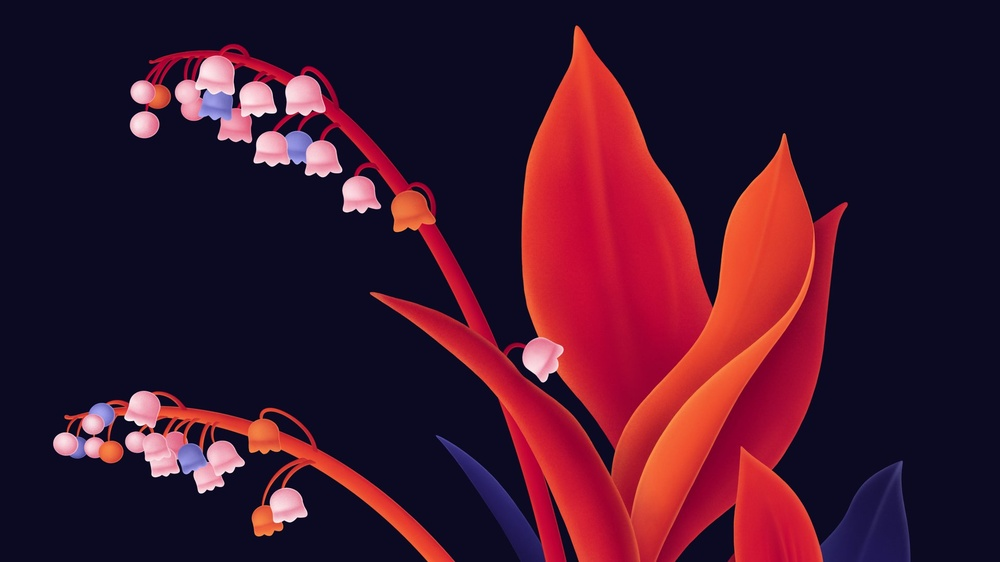
#> input picture heavy2.jpg, 1000 x 562 px, shrunk from 1920 x 1080 before the run
$ python -i greyscale_formulae_timeCompare.py   (imports and definitions only)
#> lines starting #> are read from the running program, lines starting #| are printed output that depends on the picture; after the words box and inside, x2 and y2 are one past the last pixel; in counts of white or black regions, pixels touching at a corner belong together
"""Converts colored images to greyscale using the method selected by the user.
Install dependencies:
  pip install pillow docopt

Usage:
  greyscale.py <image_file>
  greyscale.py -h | --help

Arguments:
  <in_path>   Input directory

Options:
  -h, --help  Show this help screen.
"""
import docopt
from PIL import Image
import sys
import numpy as np
import os
import time
import matplotlib.pyplot as plt


def linear(rgb_img):
    """
    Convert *linear* RGB values to *linear* grayscale values using

    Y = 0.2126*R + 0.7152*G + 0.0722*B

    """
    red = rgb_img[:, :, 0]
    green = rgb_img[:, :, 1]
    blue = rgb_img[:, :, 2]

    gray_img = (
            0.2126 * red
            + 0.7152 * green
            + 0.0722 * blue)

    return gray_img


def linear_approx(rgb_img):
    """
    Convert *linear* RGB values to *linear* grayscale values.

    Y = 0.299*R + 0.587*G + 0.114*B

    """
    red = rgb_img[:, :, 0]
    green = rgb_img[:, :, 1]
    blue = rgb_img[:, :, 2]

    gray_img = (
            0.299 * red
            + 0.587 * green
            + 0.114 * blue)

    return gray_img


def gamma_decompress(img):
    """
    Make pixel values perceptually linear.
    """
    img_lin = ((img + 0.055) / 1.055) ** 2.4
    i_low = np.where(img <= .04045)
    img_lin[i_low] = img[i_low] / 12.92
    return img_lin


def gamma_compress(img_lin):
    """
    Make pixel values display-ready.
    """
    img = 1.055 * img_lin ** (1 / 2.4) - 0.055
    i_low = np.where(img_lin <= .0031308)
    img[i_low] = 12.92 * img_lin[i_low]
    return img


def gamma_decomp(rgb_img):
    """
    rgb_img is a 3-dimensional Numpy array of type float with
    values ranging between 0 and 1.
    Dimension 0 represents image rows, left to right.
    Dimension 1 represents image columns top to bottom.
    Dimension 2 has a size of 3 and
    represents color channels, red, green, and blue.
    Returns a gray_img 2-dimensional Numpy array of type float.
    Values range between 0 and 1.
    """
    return gamma_compress(linear(gamma_decompress(rgb_img)))


def main(image_file):

#> called with image_file = 'heavy2.jpg'
    x = []  # number of files
    y = []  # time taken to process number if files in x

    # dividing by 255 to get values between 0 and 1
    color_img = np.asarray(Image.open(image_file)) / 255
    # since we have divided by 255, we'll multiply by 255 later to get back same values
    name, ext = os.path.splitext(image_file)

    start_time = time.time()
    grey1 = Image.fromarray(linear(color_img) * 255)
#> in linear, `red = rgb_img[:, :, 0]`:
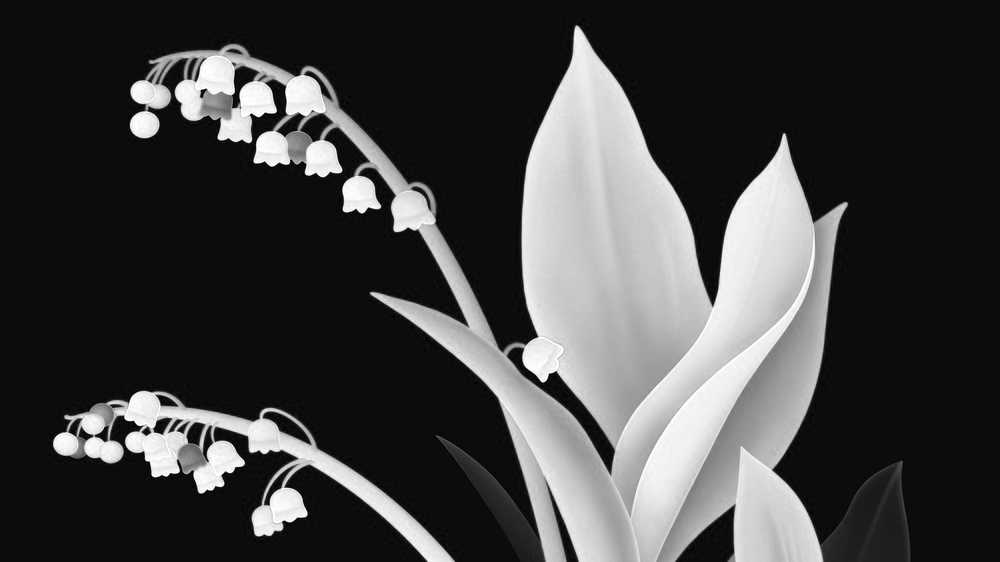
#> red: shape (562, 1000) float64; min 0, max 1, mean 0.257
#> in linear, `blue = rgb_img[:, :, 2]`:
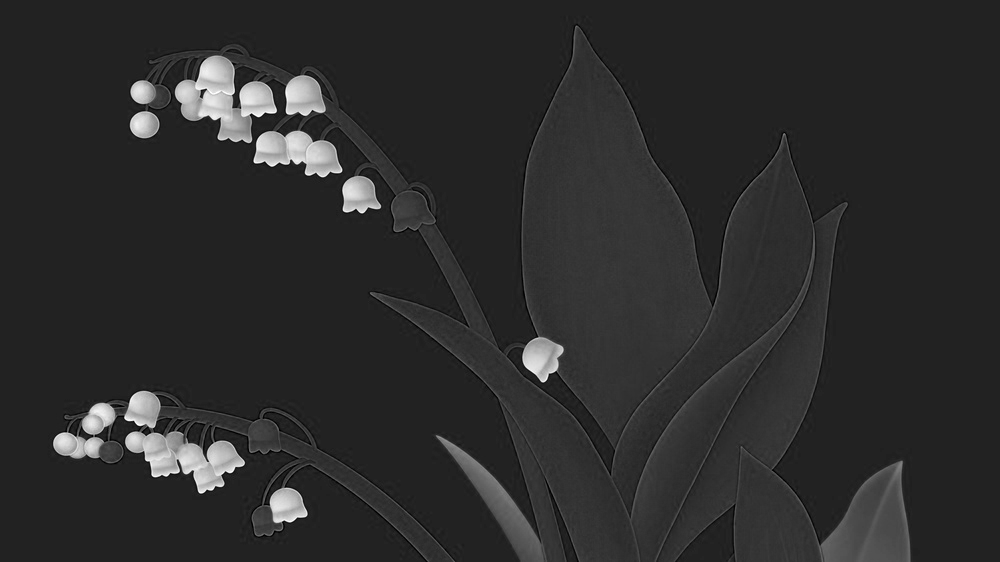
#> blue: shape (562, 1000) float64; min 0, max 1, mean 0.174
    name1 = name + "_linear"
    grey_file1 = name1 + ext
    if grey1.mode != 'L':
        grey1 = grey1.convert('L')
#> grey1: PIL image 1000x562 L
    grey1.save(grey_file1)
    end_time1 = time.time()
    x.append('linear')
    y.append(end_time1 - start_time)

    grey2 = Image.fromarray(linear_approx(color_img) * 255)
    name2 = name + "_linearApprox"
    grey_file2 = name2 + ext
    if grey2.mode != 'L':
        grey2 = grey2.convert('L')
#> grey2: PIL image 1000x562 L
    grey2.save(grey_file2)
    end_time2 = time.time()
    x.append('linear approx')
    y.append(end_time2 - end_time1)

    grey3 = Image.fromarray(gamma_decomp(color_img) * 255)
#> in gamma_decompress, `img_lin = ((img + 0.055) / 1.055) ** 2.4`:
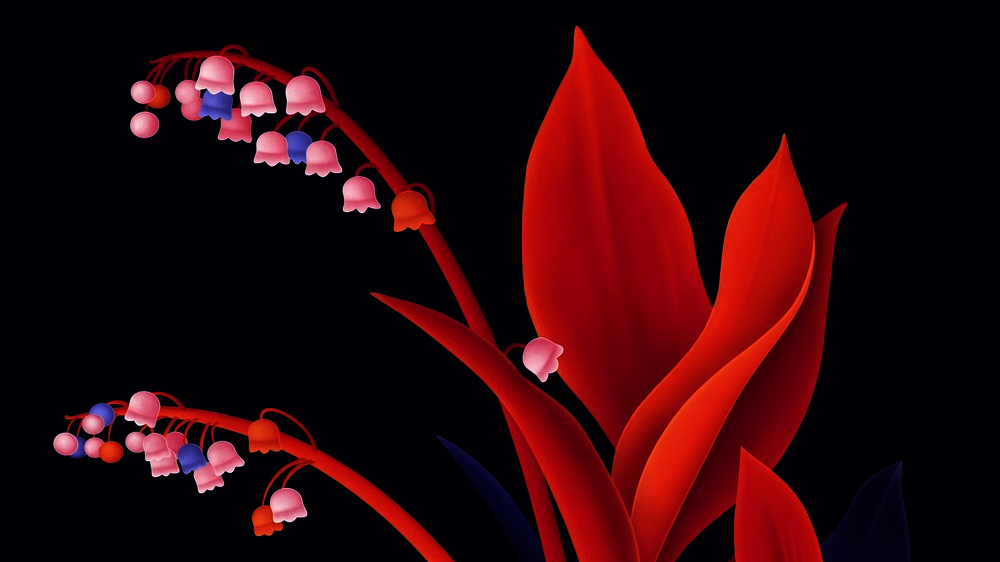
#> img_lin: shape (562, 1000, 3) float64; mean R, G, B 0.172, 0.0233, 0.0393
#> in linear (call 2), `red = rgb_img[:, :, 0]`:
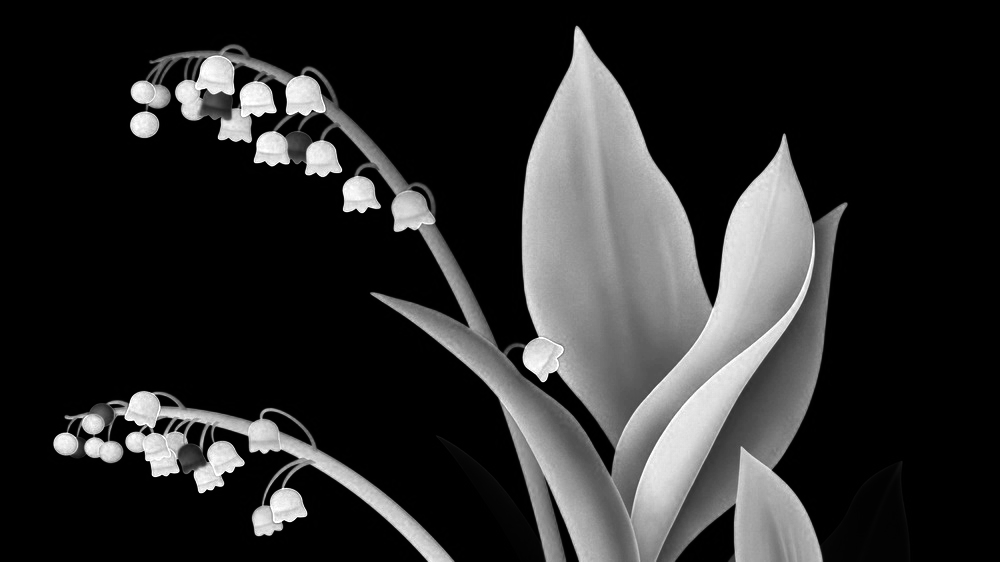
#> red: shape (562, 1000) float64; min 0, max 1, mean 0.172
#> in linear (call 2), `blue = rgb_img[:, :, 2]`:
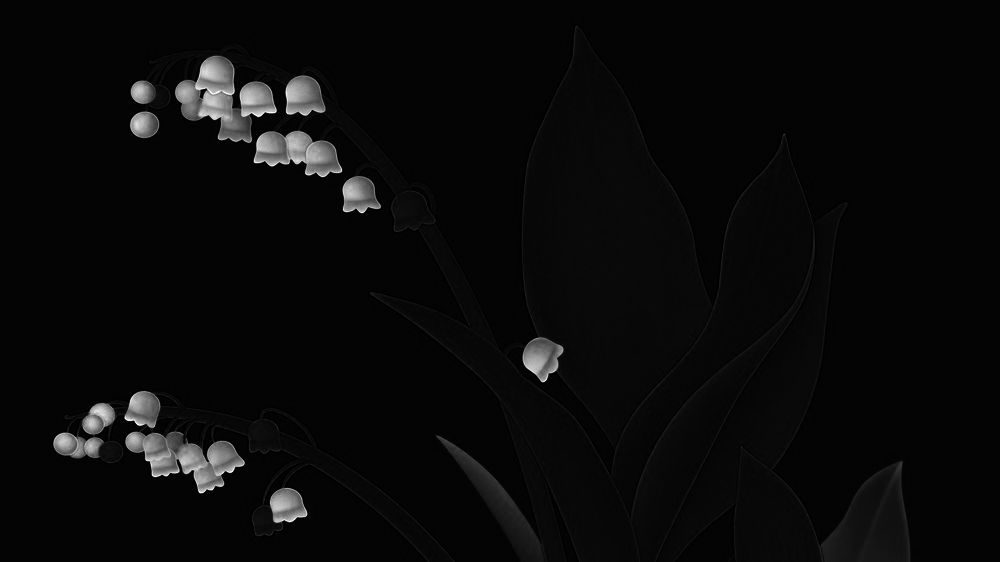
#> blue: shape (562, 1000) float64; min 0, max 1, mean 0.0393
#> in linear (call 2), `gray_img = ( 0.2126 * red + 0.7152 * green + 0.0722 * blue)`:
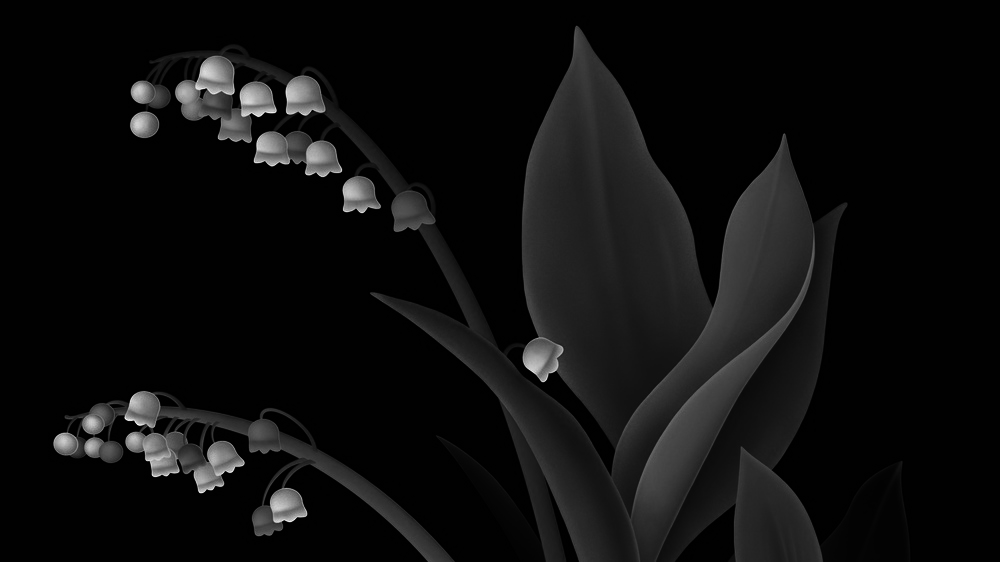
#> gray_img: shape (562, 1000) float64; min 0.000291, max 0.975, mean 0.0561
#> in gamma_compress, `img = 1.055 * img_lin ** (1 / 2.4) - 0.055`:
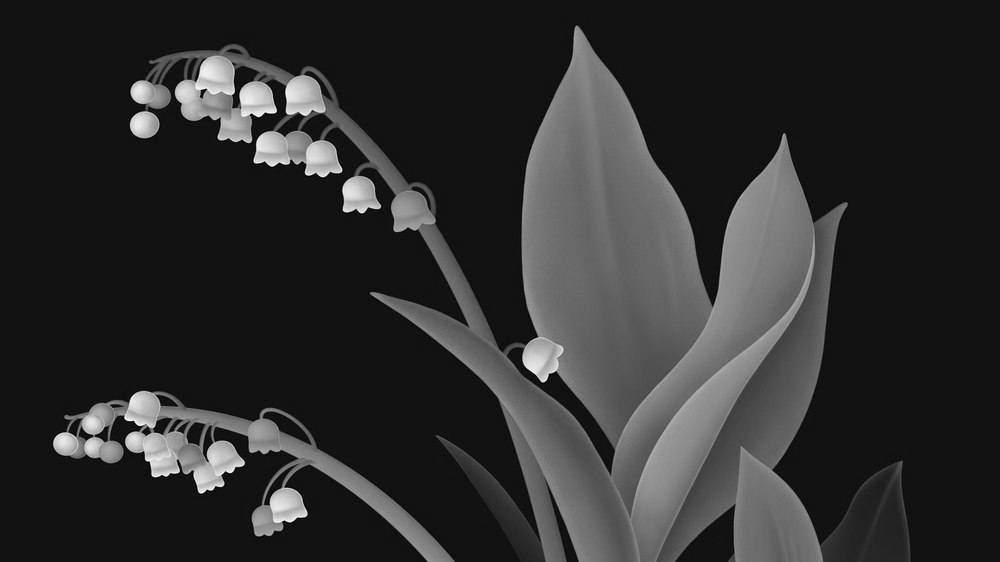
#> img: shape (562, 1000) float64; min -0.0196, max 0.989, mean 0.164; drawn with min black and max white
#> in gamma_compress, `i_low = np.where(img_lin <= .0031308)`: i_low = 5072 positions, rows 24 to 561, columns 50 to 911
#> in gamma_compress, `img[i_low] = 12.92 * img_lin[i_low]`: img: shape (562, 1000) float64; 0.9% of pixels changed, all inside (x1, y1, x2, y2) = (50, 24, 912, 562)
    name3 = name + "_gammaDecompressed"
    grey_file3 = name3 + ext
    if grey3.mode != 'L':
        grey3 = grey3.convert('L')
#> grey3: PIL image 1000x562 L
    grey3.save(grey_file3)
    end_time3 = time.time()
    x.append('gamma_decomp')
    y.append(end_time3 - end_time2)

    plt.plot(x, y, 'ko-')
    plt.xlabel('method -> ')
    plt.ylabel('Time taken (s) ->')
    plt.title(label="Time taken by different formulaes", fontsize=15, color="red")
    plt.show()


# [3 lines not run here, left out]

>>> result = main('heavy2.jpg')
